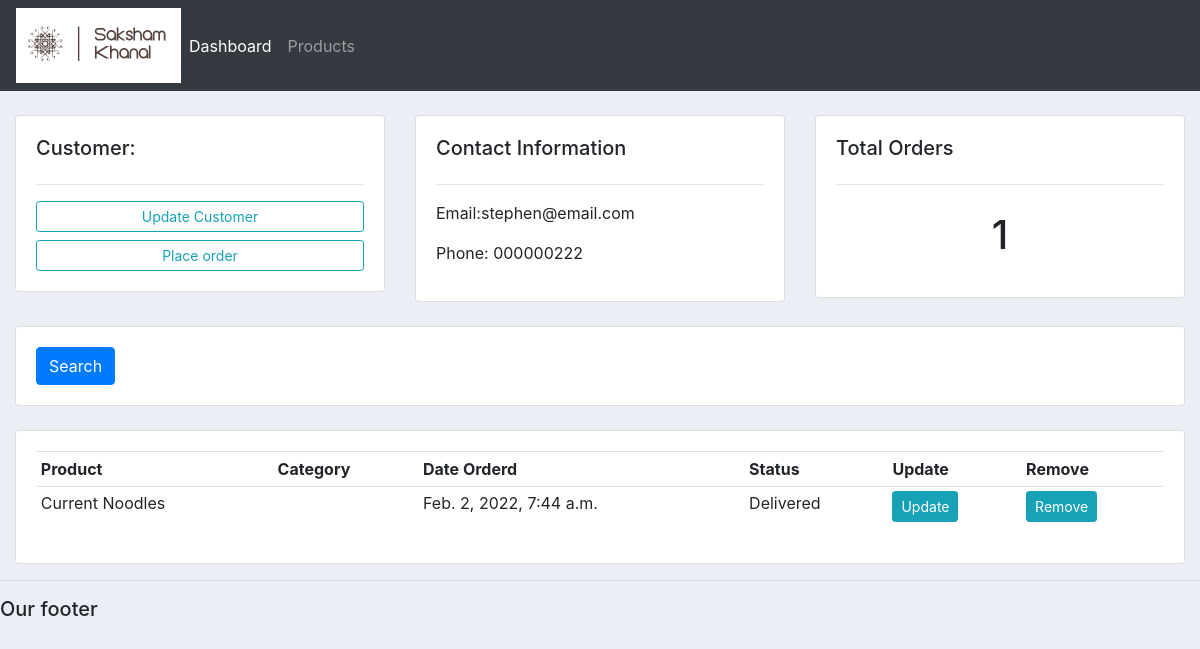
The app's page /customer/2/ with its own data.
### AccountsApp/models.py (models this page shows, shortened)
class Customer(models.Model):
    name = models.CharField(max_length=200,null=True)
    phone = models.CharField(max_length=200,null=True)
    email = models.CharField(max_length=200,null=True)
    date_created = models.DateTimeField(auto_now_add=True,null=True)

class Order(models.Model):
    STATUS = (('Pending','Pending'),
        ('Out of delivery','Out of delivery'),
        ('Delivered','Delivered')
    )
    customer=models.ForeignKey(Customer,null=True,on_delete= models.SET_NULL)
    product=models.ForeignKey(Product,null=True,on_delete= models.SET_NULL)
    date_created = models.DateTimeField(auto_now_add=True,null=True)
    status = models.CharField(max_length=200,null=True,choices=STATUS)

class Product(models.Model):
    CATEGORY = (
        ('Indoor','Indoor'),
        ('Out Door','Out Door')
        )
    name = models.CharField(max_length=200,null=True)
    price = models.CharField(max_length=200,null=True)
    description = models.CharField(max_length=200,null=True,blank=True)#Allows to be left blank aswell
    date_created = models.DateTimeField(auto_now_add=True,null=True)
    tags = models.ManyToManyField(Tag)
    def __str__(self):
        return self.name

### AccountsApp/views.py (the view)
# urls.py: path('customer/<str:pk>/',views.customer,name='customer'),
def customer(request,pk):
    customer = Customer.objects.get(id=pk)
    orders = customer.order_set.all() #Many to one relationship
    order_count = orders.count()
    context = {'customer':customer,'orders':orders,'order_count':order_count}
    return render(request,'AccountsApp/customer.html',context)

### AccountsApp/templates/AccountsApp/customer.html
{%  extends 'AccountsApp/main.html' %}
{% block content %}
	<br>
<div class="row">
	<div class="col-md">
		<div class="card card-body">
			<h5>Customer:</h5>
			<hr>
			<a class="btn btn-outline-info  btn-sm btn-block" href="">Update Customer</a>
			<a class="btn btn-outline-info  btn-sm btn-block" href="{%url 'create_order' customer.id %}">Place order</a>
		</div>
	</div>
	<div class="col-md">
		<div class="card card-body">
			<h5>Contact Information</h5>
			<hr>
			<p>Email:{{customer.email}} </p>
			<p>Phone: {{customer.phone}}</p>
		</div>
	</div>
	<div class="col-md">
		<div class="card card-body">
			<h5>Total Orders</h5>
			<hr>
			<h1 style="text-align: center;padding: 10px">{{order_count}}</h1>
		</div>
	</div>
</div>
<br>
<div class="row">
	<div class="col">
		<div class="card card-body">
			<form method="get">
		    <button class="btn btn-primary" type="submit">Search</button>
		  </form>
		</div>
	</div>
</div>
<br>
<div class="row">
	<div class="col-md">
		<div class="card card-body">
			<table class="table table-sm">
				<tr>
					<th>Product</th>
					<th>Category</th>
					<th>Date Orderd</th>
					<th>Status</th>
					<th>Update</th>
					<th>Remove</th>
				</tr>
				{% for order in orders %}
				<tr>
					<td>{{order.product}}</td>
					<td>{{order.product.category}}</td>
					<td>{{order.date_created}}</td>
					<td>{{order.status}}</td>
					<td><a class="btn btn-sm btn-info" href="">Update</a></td>
					<td><a class="btn btn-sm btn-info" href="">Remove</a></td>
					{% endfor %}
				</tr>
			</table>
		</div>
	</div>
</div>
{% endblock %}

### static/CSS/main.css (style rules this page uses)
body { background-color: #ebeff5; }

### records on screen
Customer: email "stephen@email.com", phone "000000222"
Order: product "Current Noodles", date_created "Feb. 2, 2022, 7:44 a.m.", status "Delivered"

### other values on screen
{{ order_count }} "1"
